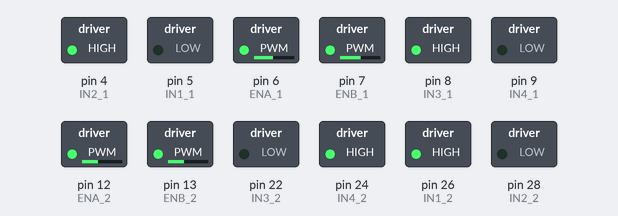
This sketch was run on a simulated Arduino Mega 2560, built with avr-gcc and run on an emulated ATmega2560. On the bench: switched loads named in the sketch (green lamp = pin HIGH).

Above: at 0.05 s.
At 3.95 s:
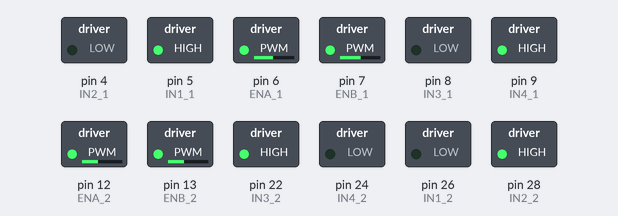
Timing chart, 0 to 4.6 s (numbered marks = the images above):
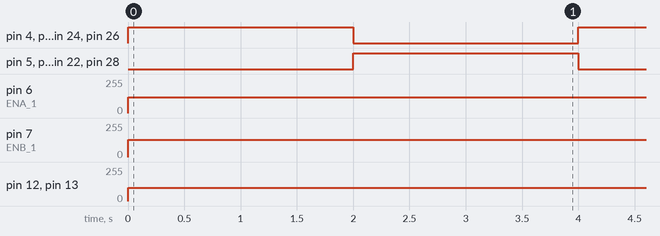

The sketch:

dfr_driver.ino
```cpp
// first motor driver
const int IN1_1 = 5;
const int IN2_1 = 4;
const int ENA_1 = 6;

const int IN3_1 = 8;
const int IN4_1 = 9;
const int ENB_1 = 7;

// second motor driver
const int IN1_2 = 26;
const int IN2_2 = 28;
const int ENA_2 = 12;

const int IN3_2 = 22;
const int IN4_2 = 24;
const int ENB_2 = 13;

const int trigPin = 46;
const int echoPin = 47;

void setup() {
    pinMode(IN1_1, OUTPUT);
    pinMode(IN2_1, OUTPUT);
    pinMode(ENA_1, OUTPUT);

    pinMode(IN3_1, OUTPUT);
    pinMode(IN4_1, OUTPUT);
    pinMode(ENB_1, OUTPUT);

    pinMode(IN1_2, OUTPUT);
    pinMode(IN2_2, OUTPUT);
    pinMode(ENA_2, OUTPUT);

    pinMode(IN3_2, OUTPUT);
    pinMode(IN4_2, OUTPUT);
    pinMode(ENB_2, OUTPUT);

    pinMode(trigPin, OUTPUT);
    pinMode(echoPin, INPUT);

    Serial.begin(9600);
}

void loop() {
    Strafe_Left(100);
    delay(2000);
    All_Motors_Brake();
    Strafe_Right(100);
    delay(2000);
    All_Motors_Brake();
}

float getDistance() {
    digitalWrite(trigPin, LOW);
    delayMicroseconds(2);
    digitalWrite(trigPin, HIGH);
    delayMicroseconds(10);
    digitalWrite(trigPin, LOW);

    long duration = pulseIn(echoPin, HIGH);

    float distance = duration * 0.034 / 2;
    return distance;
}

void Motor_Forward(int inPin1, int inPin2, int enPin, int Speed) {
    digitalWrite(inPin1, HIGH);
    digitalWrite(inPin2, LOW);
    analogWrite(enPin, Speed);
}

void Motor_Backward(int inPin1, int inPin2, int enPin, int Speed) {
    digitalWrite(inPin1, LOW);
    digitalWrite(inPin2, HIGH);
    analogWrite(enPin, Speed);
}

void Motor_Brake(int inPin1, int inPin2) {
    digitalWrite(inPin1, LOW);
    digitalWrite(inPin2, LOW);
}

void All_Motors_Forward(int Speed) {
    Motor_Forward(IN1_1, IN2_1, ENA_1, Speed);
    Motor_Forward(IN3_1, IN4_1, ENB_1, Speed);
    Motor_Forward(IN1_2, IN2_2, ENA_2, Speed);
    Motor_Forward(IN3_2, IN4_2, ENB_2, Speed);
}

void All_Motors_Backward(int Speed) {
    Motor_Backward(IN1_1, IN2_1, ENA_1, Speed);
    Motor_Backward(IN3_1, IN4_1, ENB_1, Speed);
    Motor_Backward(IN1_2, IN2_2, ENA_2, Speed);
    Motor_Backward(IN3_2, IN4_2, ENB_2, Speed);
}

void All_Motors_Brake() {
    Motor_Brake(IN1_1, IN2_1);
    Motor_Brake(IN3_1, IN4_1);
    Motor_Brake(IN1_2, IN2_2);
    Motor_Brake(IN3_2, IN4_2);
}

void Strafe_Right(int Speed) {
    float speed = Speed;
    Motor_Forward(IN1_1, IN2_1, ENA_1, speed*1.2); // Front Left Forward
    Motor_Backward(IN3_1, IN4_1, ENB_1, speed*1.3); // Rear Left Backward
    Motor_Forward(IN3_2, IN4_2, ENB_2, speed); // Rear Right Forward
    Motor_Backward(IN1_2, IN2_2, ENA_2, speed); // Front Right Backward
}

void Strafe_Left(int Speed) {
    float speed = Speed;
    Motor_Backward(IN1_1, IN2_1, ENA_1, speed*1.2); // Front Left Backward
    Motor_Forward(IN3_1, IN4_1, ENB_1, speed*1.3); // Rear Left Forward
    Motor_Backward(IN3_2, IN4_2, ENB_2, speed); // Rear Right Backward
    Motor_Forward(IN1_2, IN2_2, ENA_2, speed); // Front Right Forward
}
```

Measured:
- by itself, pin 6 (ENA_1): 0/255 → 120/255 at 0.00 s
- by itself, pin 7 (ENB_1): 0/255 → 130/255 at 0.00 s
- by itself, pin 12 (ENA_2), pin 13 (ENB_2): 0/255 → 100/255 at 0.00 s
- by itself, pin 4 (IN2_1), pin 5 (IN1_1), pin 8 (IN3_1), pin 9 (IN4_1), pin 22 (IN3_2), pin 24 (IN4_2), pin 26 (IN1_2), pin 28 (IN2_2): alternates HIGH for 2.0 s and LOW for 2.0 s
